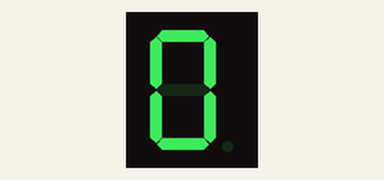
This sketch was run on a simulated Arduino Uno, built with avr-gcc and run on an emulated ATmega328P. On the bench: 1-digit seven-segment display. Wiring (inferred from the names in the program): 1-digit 7-segment display, segments lit when HIGH: segments pin 2, pin 3, pin 4, pin 5, pin 6, pin 7, pin 8. The segment pins are drawn as the display they are named for.

Above: at 0.1 s.
At 4.1 s:
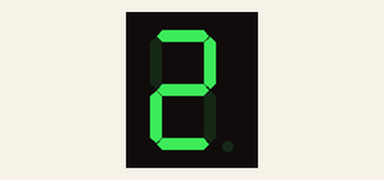
At 8.1 s:
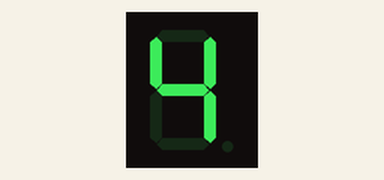
At 16.1 s:
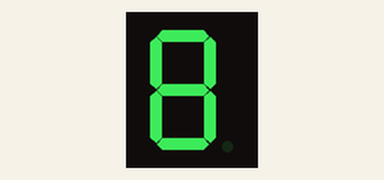
At 26.1 s:
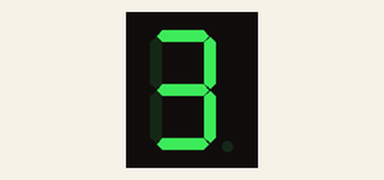
At 38.1 s:
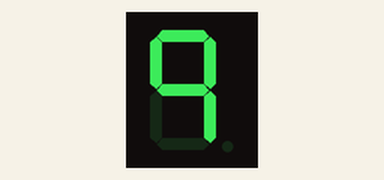

Measured:
- what the display in image 1 shows lasts 2.0 s, from 4.0 s to 6.0 s

The sketch:

digital_clock.ino
```cpp
const int A = 2;
const int B = 3;
const int C = 4;
const int D = 5;
const int E = 6;
const int F = 7;
const int G = 8;

void setup() {
  pinMode(A,OUTPUT);
  pinMode(B,OUTPUT);
  pinMode(C,OUTPUT);
  pinMode(D,OUTPUT);
  pinMode(E,OUTPUT);
  pinMode(F,OUTPUT);
  pinMode(G,OUTPUT);
}

void loop() {
  set_digital_clock(HIGH,HIGH,HIGH,HIGH,HIGH,HIGH,LOW);
  delay(2000);
  set_digital_clock(LOW,HIGH,HIGH,LOW,LOW,LOW,LOW);
  delay(2000);
  set_digital_clock(HIGH,HIGH,LOW,HIGH,HIGH,LOW,HIGH);
  delay(2000);
  set_digital_clock(HIGH,HIGH,HIGH,HIGH,LOW,LOW,HIGH);
  delay(2000);
  set_digital_clock(LOW,HIGH,HIGH,LOW,LOW,HIGH,HIGH);
  delay(2000);
  set_digital_clock(HIGH,LOW,HIGH,HIGH,LOW,HIGH,HIGH);
  delay(2000);
  set_digital_clock(HIGH,LOW,HIGH,HIGH,HIGH,HIGH,HIGH);
  delay(2000);
  set_digital_clock(HIGH,HIGH,HIGH,LOW,LOW,LOW,LOW);
  delay(2000);
  set_digital_clock(HIGH,HIGH,HIGH,HIGH,HIGH,HIGH,HIGH);
  delay(2000);
  set_digital_clock(HIGH,HIGH,HIGH,LOW,LOW,HIGH,HIGH);
  delay(2000);
}

void set_digital_clock(uint8_t PIN_A,uint8_t PIN_B,uint8_t PIN_C,uint8_t PIN_D,uint8_t PIN_E,uint8_t PIN_F,uint8_t PIN_G) {
  digitalWrite(A,PIN_A);
  digitalWrite(B,PIN_B);
  digitalWrite(C,PIN_C);
  digitalWrite(D,PIN_D);
  digitalWrite(E,PIN_E);
  digitalWrite(F,PIN_F);
  digitalWrite(G,PIN_G);
}
```
